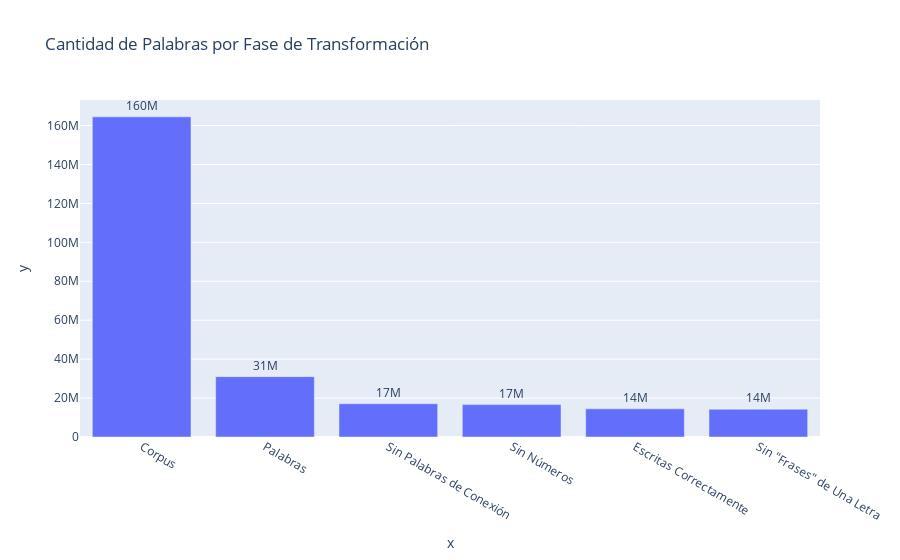

Notebook source saved alongside this figure:
### Markdown cell above
## Graficando Cantidad de Palabras en Fase de Limpieza

### Code cell
etiquetas = ['Corpus','Palabras','Sin Palabras de Conexión','Sin Números','Escritas Correctamente','Sin "Frases" de Una Letra']
valores = [COUNT_CORPUS,COUNT_WORDS,COUNT_WITHOUT_STOP_WORDS,COUNT_WITHOUT_NUMBERS,COUNT_SPELL,COUNT_QUITANDO_LETRAS]

fig = px.bar(x=etiquetas, y=valores ,text=valores,title="Cantidad de Palabras por Fase de Transformación")
fig.update_traces(texttemplate='%{text:.2s}', textposition='outside')
fig.update_layout(uniformtext_minsize=8, uniformtext_mode='hide')
fig.show()

### Figure 1 — Plotly figure (JSON) as saved in the notebook; plotly's stock layout.template omitted (floating-point values rounded to 4 significant figures)
{"data": [{"alignmentgroup": "True", "hovertemplate": "x=%{x}<br>y=%{y}<br>text=%{text}<extra></extra>", "legendgroup": "", "marker": {"color": "#636efa"}, "name": "", "offsetgroup": "", "orientation": "v", "showlegend": false, "text": [164456400, 31003701, 17096013, 16645969, 14466665, 14259819], "textposition": "outside", "texttemplate": "%{text:.2s}", "type": "bar", "x": ["Corpus", "Palabras", "Sin Palabras de Conexión", "Sin Números", "Escritas Correctamente", "Sin \"Frases\" de Una Letra"], "xaxis": "x", "y": [164456400, 31003701, 17096013, 16645969, 14466665, 14259819], "yaxis": "y"}], "layout": {"barmode": "relative", "legend": {"tracegroupgap": 0}, "title": {"text": "Cantidad de Palabras por Fase de Transformación"}, "uniformtext": {"minsize": 8, "mode": "hide"}, "xaxis": {"anchor": "y", "domain": [0, 1], "title": {"text": "x"}}, "yaxis": {"anchor": "x", "domain": [0, 1], "title": {"text": "y"}}}}
